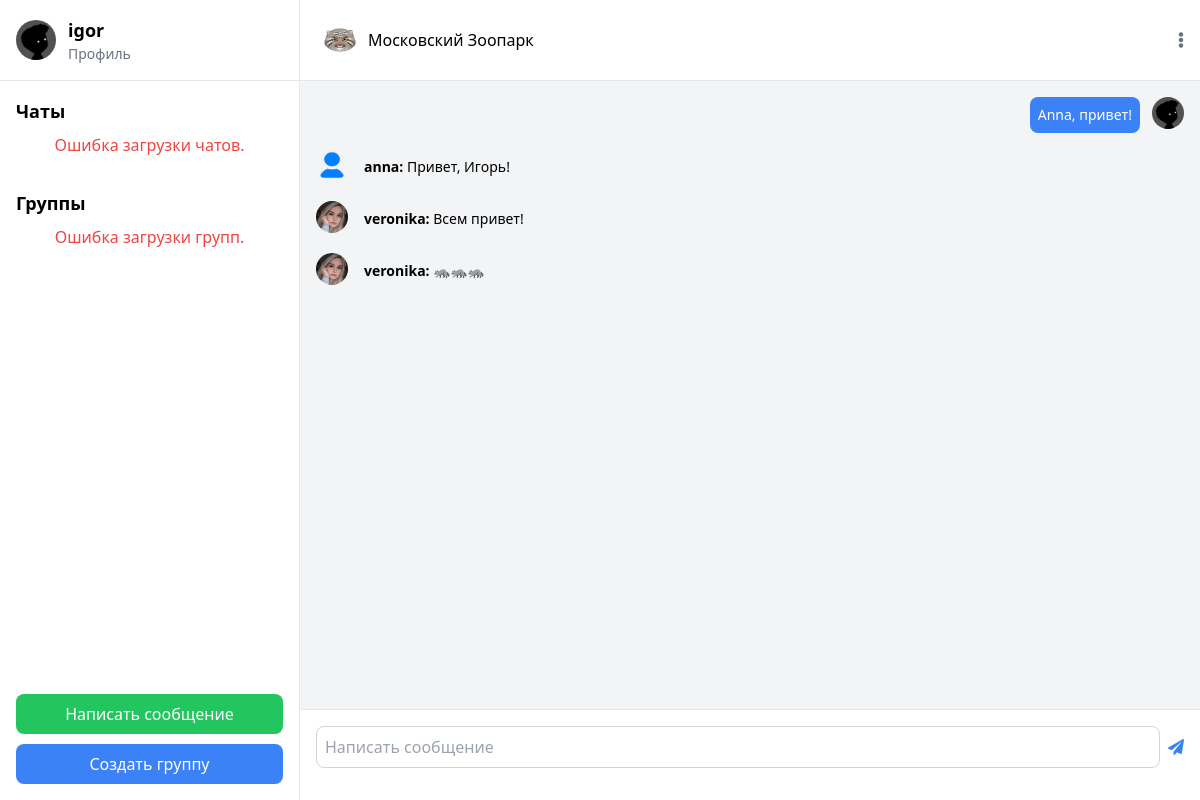
The app's page /group-chat/6/ (signed in) with its own data.
### chat/models.py (models this page shows, shortened)
class CustomUser (AbstractUser ):
    about = models.TextField()
    phone_number = models.CharField(max_length=15)
    photo = models.ImageField(upload_to='images/', blank=True, null=True, default='images/user-default.png')

class Group(models.Model):
    name = models.CharField(max_length=255, unique=True)
    image = models.ImageField(upload_to='images/', blank=True, null=True, default='images/group-default.jpg')
    members = models.ManyToManyField(CustomUser , related_name='user_groups')
    created_at = models.DateTimeField(auto_now_add=True)  # Дата создания группы

class Message(models.Model):
    chat = models.ForeignKey(Chat, related_name='messages', on_delete=models.CASCADE, null=True)
    sender = models.ForeignKey(settings.AUTH_USER_MODEL, related_name='sent_messages', on_delete=models.CASCADE)
    receiver = models.ForeignKey(settings.AUTH_USER_MODEL, related_name='received_messages', on_delete=models.CASCADE, null=True, blank=True)
    content = models.TextField()
    timestamp = models.DateTimeField(auto_now_add=True)
    group = models.ForeignKey('Group', on_delete=models.CASCADE, null=True, blank=True)
    is_read = models.BooleanField(default=False)  # Поле для статуса прочтения

### chat/views.py (the view)
# urls.py: path('group-chat/<int:group_id>/', group_chat_view, name='group_chat_view'),
@login_required
def group_chat_view(request, group_id):
    group = get_object_or_404(Group, id=group_id)
    Message.objects.filter(group=group, is_read=False).exclude(sender=request.user).update(is_read=True)
    messages = Message.objects.filter(group=group).order_by('timestamp')
    unread_count = Message.objects.filter(group=group, is_read=False).exclude(sender=request.user).count()
    return render(request, 'chat/chat.html', {
        'messages': messages,
        'chat_title': group.name,
        'chat_avatar_url': group.image.url if group.image else None,
        'chat_type': 'group',
        'group': group,
        'unread_count': unread_count
    })

### templates/chat/chat.html (shortened to what this page needs)
{% extends 'chat/main.html' %}
{% block header %}
<div class="flex-1 flex flex-col">
    <div class="flex items-center justify-between bg-white">
        <div class="flex items-center p-2 rounded-lg">
            <img alt="Chat avatar placeholder" class="w-8 h-8 rounded-full" height="40" src="{{ chat_avatar_url }}" width="40"/>
            <span class="ml-3 text-500">{{ chat_title }}</span>
        </div>
        <button class="text-gray-500" id="optionsButton">
            <i class="fas fa-ellipsis-v"></i>
        </button>
    </div>
</div>
{% endblock header %}
{% block content %}
<div class="flex-1 p-4 overflow-y-auto" id="chat-log">
    {% for message in messages %}
        <div class="flex mb-4 {% if message.sender == request.user %}justify-end{% endif %}">
            {% if message.sender != request.user %}
                <img alt="User  avatar placeholder" class="w-8 h-8 rounded-full" height="40" src="{{ message.sender.photo.url }}" width="40"/>
            {% endif %}
            <div class="{% if message.sender == request.user %}mr-3 bg-blue-500 text-white{% else %}ml-2 bg-gray-100{% endif %} p-2 rounded-lg">
                <p class="text-sm">
                    {% if chat_type == 'group' and message.sender != request.user %}
                        <strong>{{ message.sender.username }}:</strong>
                    {% endif %}
                    {{ message.content }}
                </p>
            </div>
            {% if message.sender == request.user %}
                <img alt="User  avatar placeholder" class="w-8 h-8 rounded-full" height="40" src="{{ message.sender.photo.url }}" width="40"/>
            {% endif %}
        </div>
    {% endfor %}
</div>
<div class="p-4 bg-white border-t border-gray-200">
    <form id="message-form">
        <div class="flex items-center">
            <input class="flex-1 p-2 border border-gray-300 rounded-lg" id="message-input" placeholder="Написать сообщение" type="text" required/>
            <button class="ml-2 text-blue-500" type="submit">
                <i class="fas fa-paper-plane"></i>
            </button>
        </div>
    </form>
</div>
{% endblock content %}

### templates/chat/components/sidebar.html (shortened to what this page needs)
<div class="w-1/4 bg-white border-r border-gray-200 hidden md:flex flex-col justify-between">
    <div>
        <div class="p-4 border-b border-gray-200">
            <div class="flex items-center">
                <img alt="User  avatar placeholder" class="w-10 h-10 rounded-full" height="50" src="{{ user.photo.url }}" width="50"/>
                <div class="ml-3">
                    <h2 class="text-lg font-semibold">{{ user.username }}</h2>
                    <button class="text-sm text-gray-500" onclick="window.location.href='{% url 'edit_profile' %}'">Профиль</button>
                </div>
            </div>
        </div>
        <div class="p-4">
            <h3 class="text-lg font-semibold mb-2">Чаты</h3>
            <div id="error" class="hidden text-red-500 text-center">Ошибка загрузки чатов.</div>
        </div>
        <div class="p-4">
            <h3 class="text-lg font-semibold mb-2">Группы</h3>
            <div id="errorGroups" class="hidden text-red-500 text-center">Ошибка загрузки групп.</div>
        </div>
    </div>
    <div class="p-4">
        <button class="w-full bg-green-500 text-white py-2 px-4 rounded-lg mb-4" id="viewUser ListButton" style="margin-bottom: 10px" onclick="window.location.href='{% url 'user_list' %}'">Написать сообщение</button>
        <button class="w-full bg-blue-500 text-white py-2 px-4 rounded-lg" id="createGroupChatButton" onclick="window.location.href='{% url 'create_group' %}'">Создать группу</button>
    </div>

### records on screen
CustomUser: photo (picture), username "igor"
Group: name "Московский Зоопарк"
Message: content "Anna, привет!", sender.photo (picture)
Message: sender.photo (placeholder picture), sender.username "anna", content "Привет, Игорь!"
Message: sender.photo (picture), sender.username "veronika", content "Всем привет!"
Message: sender.photo (picture), sender.username "veronika", content "🦝🦝🦝"
